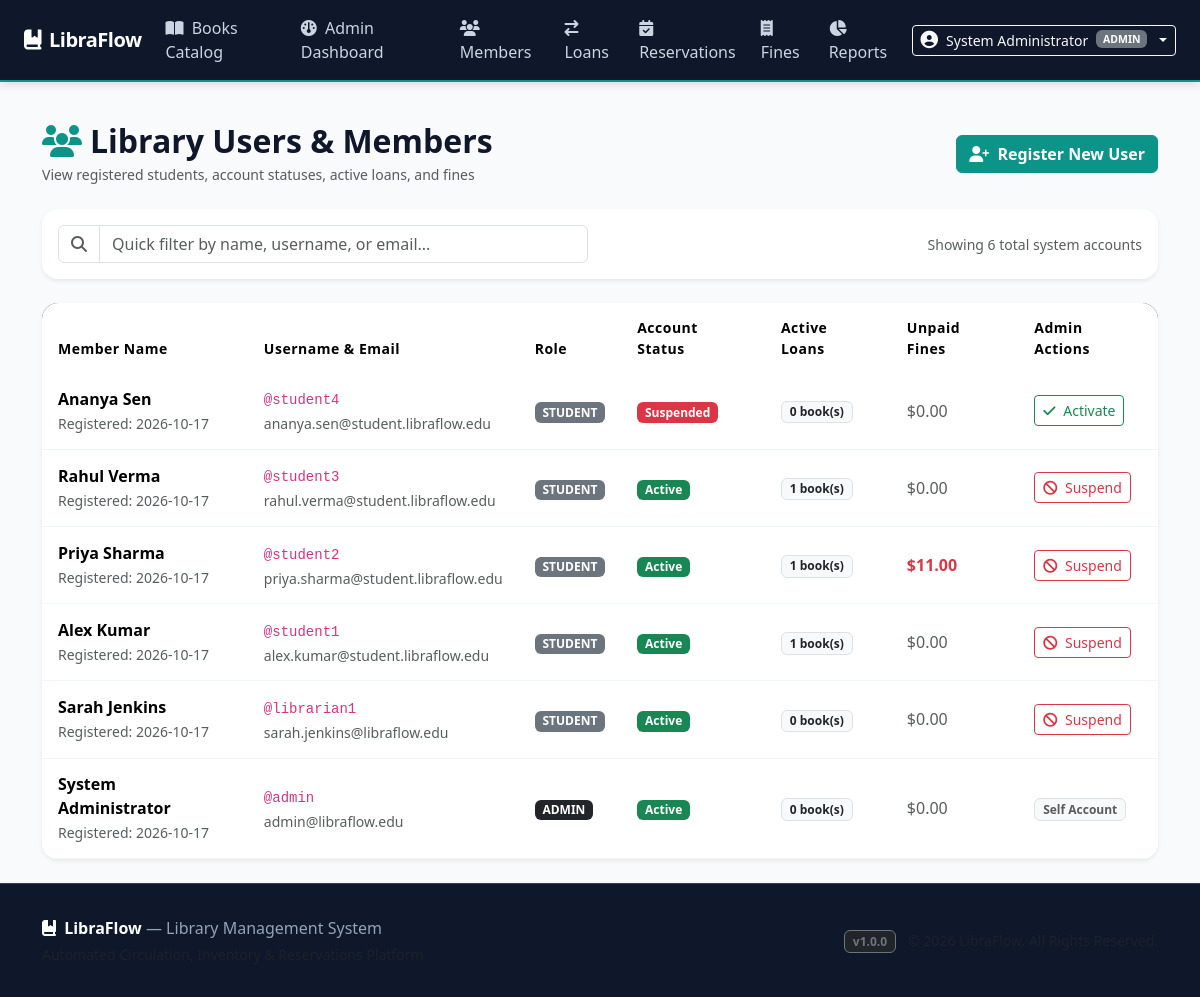
/members (signed in), run on an earlier commit of the app's database.
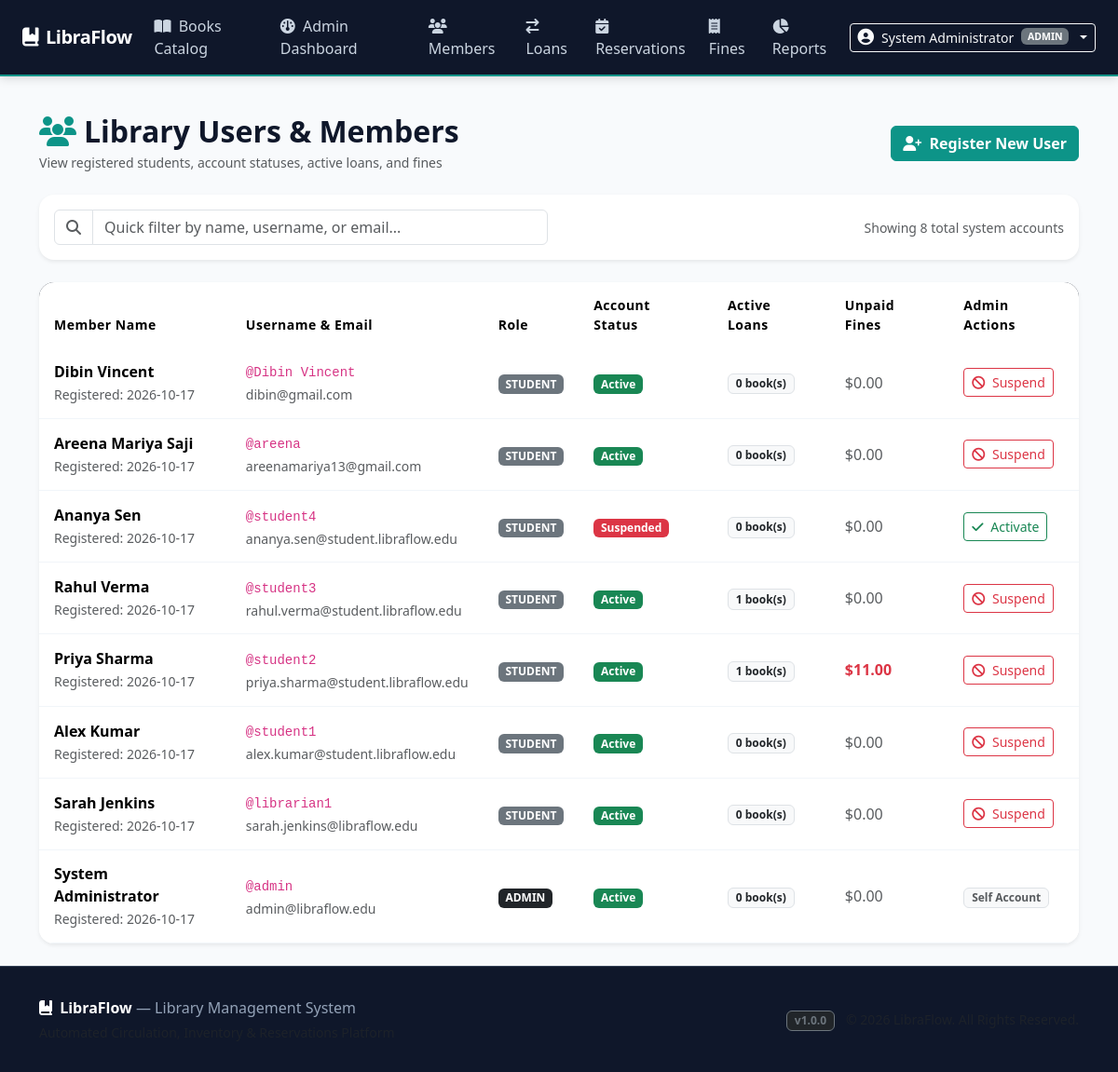
And on a later commit of the database.
### tables this page shows
CREATE TABLE users (
    id INTEGER PRIMARY KEY AUTOINCREMENT,
    full_name TEXT NOT NULL,
    username TEXT UNIQUE NOT NULL,
    email TEXT UNIQUE NOT NULL,
    password_hash TEXT NOT NULL,
    role TEXT NOT NULL CHECK(role IN ('admin', 'librarian', 'member')),
    account_status TEXT NOT NULL DEFAULT 'active' CHECK(account_status IN ('active', 'suspended', 'inactive')),
    created_at TIMESTAMP DEFAULT CURRENT_TIMESTAMP
);

### app.py (the view)
    @app.route("/members")
    @login_required
    @roles_required("admin")
    def members():
        conn = get_db()
        members_list = conn.execute("""
            SELECT u.id, u.full_name, u.username, u.email, u.role, u.account_status, u.created_at,
                   (SELECT COUNT(*) FROM loans l WHERE l.member_id = u.id AND l.return_date IS NULL) as active_loans_count,
                   (SELECT COALESCE(SUM(amount), 0) FROM fines f JOIN loans l ON f.loan_id = l.id WHERE l.member_id = u.id AND f.payment_status = 'unpaid') as unpaid_fines
            FROM users u
            ORDER BY u.id DESC
        """).fetchall()
        return render_template("members.html", members=members_list)

### database/db.py (called while the page is built, shortened)
def get_db(db_path=None):
    if db_path is None:
        if has_app_context() and current_app.config.get("DATABASE_PATH"):
            db_path = current_app.config["DATABASE_PATH"]
        else:
            db_path = str(Path(__file__).resolve().parent / "libraflow.db")
    if has_app_context():
        if "_database" not in g:
            if db_path != ":memory:":
                Path(db_path).parent.mkdir(parents=True, exist_ok=True)
            conn = sqlite3.connect(db_path)
            conn.row_factory = sqlite3.Row
            conn.execute("PRAGMA foreign_keys = ON;")
            g._database = conn
        return g._database

### templates/members.html (shortened to what the changed rows need)
{% extends "base.html" %}
{% block content %}
<div class="container py-4">
  <div class="d-flex justify-content-between align-items-center mb-4 flex-wrap gap-2">
    <div>
      <h2 class="fw-bold mb-1"><i class="fa-solid fa-users text-teal me-2" style="color: var(--lf-teal-primary);"></i>Library Users & Members</h2>
    </div>
  </div>
  <div class="card border-0 shadow-sm rounded-4 p-3 mb-4">
    <div class="row align-items-center">
      <div class="col-md-6">
        <div class="input-group">
        </div>
      </div>
      <div class="col-md-6 text-md-end text-muted small mt-2 mt-md-0">
        Showing {{ members|length }} total system accounts
      </div>
    </div>
  </div>
  <div class="card border-0 shadow-sm rounded-4 overflow-hidden">
    <div class="card-body p-0">
      <div class="table-responsive">
        <table class="table align-middle mb-0 filterable-table">
          <thead>
            <tr>
              <th>Member Name</th>
              <th>Username & Email</th>
              <th>Role</th>
              <th>Account Status</th>
              <th>Active Loans</th>
              <th>Unpaid Fines</th>
              {% if current_user.role == 'admin' %}
                <th>Admin Actions</th>
              {% endif %}
            </tr>
          </thead>
          <tbody>
            {% for m in members %}
              <tr>
                <td>
                  <div class="fw-bold text-navy">{{ m.full_name }}</div>
                  <small class="text-muted">Registered: {{ (m.created_at|string)[:10] }}</small>
                </td>
                <td>
                  <div><code>@{{ m.username }}</code></div>
                  <small class="text-muted">{{ m.email }}</small>
                </td>
                <td>
                  {% if m.role == 'admin' %}
                    <span class="badge bg-dark text-uppercase">Admin</span>
                  {% else %}
                    <span class="badge bg-secondary text-uppercase">Student</span>
                  {% endif %}
                </td>
                <td>
                  {% if m.account_status == 'active' %}
                    <span class="badge bg-success">Active</span>
                  {% else %}
                    <span class="badge bg-danger">Suspended</span>
                  {% endif %}
                </td>
                <td>
                  <span class="badge bg-light text-dark border">{{ m.active_loans_count }} book(s)</span>
                </td>
                <td>
                  {% if m.unpaid_fines > 0 %}
                    <span class="fw-bold text-danger">${{ "%.2f"|format(m.unpaid_fines) }}</span>
                  {% else %}
                    <span class="text-muted">$0.00</span>
                  {% endif %}
                </td>
                {% if current_user.role == 'admin' %}
                  <td>
                    {% if m.id != current_user.id %}
                      <form action="{{ url_for('toggle_member_status', user_id=m.id) }}" method="POST" class="d-inline confirm-action" data-confirm-message="Change account status for {{ m.username }}?">
                        {% if m.account_status == 'active' %}
                          <button type="submit" class="btn btn-sm btn-outline-danger" title="Suspend Account">
                            <i class="fa-solid fa-ban me-1"></i> Suspend
                          </button>
                        {% else %}
                          <button type="submit" class="btn btn-sm btn-outline-success" title="Activate Account">
                            <i class="fa-solid fa-check me-1"></i> Activate
                          </button>
                        {% endif %}
                      </form>
                    {% else %}
                      <span class="badge bg-light text-muted border">Self Account</span>
                    {% endif %}
                  </td>
                {% endif %}
              </tr>
            {% else %}
              <tr>
                <td colspan="7" class="text-center text-muted py-4">No user accounts found.</td>
              </tr>
            {% endfor %}
          </tbody>
        </table>
      </div>
    </div>
  </div>
</div>
{% endblock %}

### templates/base.html (shortened to what this page needs)
<!DOCTYPE html>
<html lang="en">
<head>
  <link href="https://cdn.jsdelivr.net/npm/bootstrap@5.3.3/dist/css/bootstrap.min.css" rel="stylesheet">
  <link rel="stylesheet" href="https://cdnjs.cloudflare.com/ajax/libs/font-awesome/6.5.1/css/all.min.css">
  <link rel="stylesheet" href="{{ url_for('static', filename='css/style.css') }}">
</head>
<body>
  <nav class="navbar navbar-expand-lg navbar-dark navbar-libraflow sticky-top">
    <div class="container-fluid px-4">
      <a class="navbar-brand" href="{{ url_for('index') }}">
        <i class="fa-solid fa-book-bookmark text-teal"></i>
        <span>LibraFlow</span>
      </a>
      <div class="collapse navbar-collapse" id="navbarMain">
        <ul class="navbar-nav me-auto mb-2 mb-lg-0">
          <li class="nav-item">
            <a class="nav-link" href="{{ url_for('books') }}">
              <i class="fa-solid fa-book-open me-1"></i> Books Catalog
            </a>
          </li>
          {% if current_user %}
            {% if current_user.role == 'admin' %}
              <li class="nav-item">
                <a class="nav-link" href="{{ url_for('admin_dashboard') }}">
                  <i class="fa-solid fa-gauge me-1"></i> Admin Dashboard
                </a>
              </li>
              <li class="nav-item">
                <a class="nav-link" href="{{ url_for('members') }}">
                  <i class="fa-solid fa-users me-1"></i> Members
                </a>
              </li>
              <li class="nav-item">
                <a class="nav-link" href="{{ url_for('loans') }}">
                  <i class="fa-solid fa-arrow-right-arrow-left me-1"></i> Loans
                </a>
              </li>
              <li class="nav-item">
                <a class="nav-link" href="{{ url_for('reservations') }}">
                  <i class="fa-solid fa-calendar-check me-1"></i> Reservations
                </a>
              </li>
              <li class="nav-item">
                <a class="nav-link" href="{{ url_for('fines') }}">
                  <i class="fa-solid fa-receipt me-1"></i> Fines
                </a>
              </li>
              <li class="nav-item">
                <a class="nav-link" href="{{ url_for('reports') }}">
                  <i class="fa-solid fa-chart-pie me-1"></i> Reports
                </a>
              </li>
            {% endif %}
          {% endif %}
        </ul>
        <div class="d-flex align-items-center gap-3">
          {% if current_user %}
            <div class="dropdown">
              <button class="btn btn-outline-light btn-sm dropdown-toggle d-flex align-items-center gap-2" type="button" data-bs-toggle="dropdown">
                <span>{{ current_user.full_name }}</span>
                <span class="badge bg-secondary text-uppercase">{% if current_user.role == 'admin' %}ADMIN{% else %}STUDENT{% endif %}</span>
              </button>
            </div>
          {% endif %}
        </div>
      </div>
    </div>
  </nav>
  <main class="flex-grow-1">
    {% block content %}{% endblock %}
  </main>
  <footer>
    <div class="container text-center">
      <div class="row align-items-center">
        <div class="col-md-6 text-md-start mb-2 mb-md-0">
          <span class="fw-bold text-white"><i class="fa-solid fa-book-bookmark text-teal me-1"></i> LibraFlow</span> — Library Management System
          <div class="small text-muted mt-1">Automated Circulation, Inventory & Reservations Platform</div>
        </div>
        <div class="col-md-6 text-md-end">
          <span class="badge bg-dark border border-secondary text-secondary me-2">v1.0.0</span>
          <span class="small text-muted">&copy; {{ current_year }} LibraFlow. All Rights Reserved.</span>
        </div>
      </div>
    </div>
  </footer>
</body>
</html>

What changed in the data, as far as the page shows it:
added users: full_name "Dibin Vincent", created_at "2026-10-17", username "Dibin Vincent", email "dibin@gmail.com", role "STUDENT", account_status "Active", active_loans_count "0", shows "$0.00"
added users: full_name "Areena Mariya Saji", created_at "2026-10-17", username "areena", email "areenamariya13@gmail.com", role "STUDENT", account_status "Active", active_loans_count "0", shows "$0.00"
computed for users "Alex Kumar": active_loans_count "1" → "0"
Also different on the page:
{{ members|length }}: "6" → "8"
